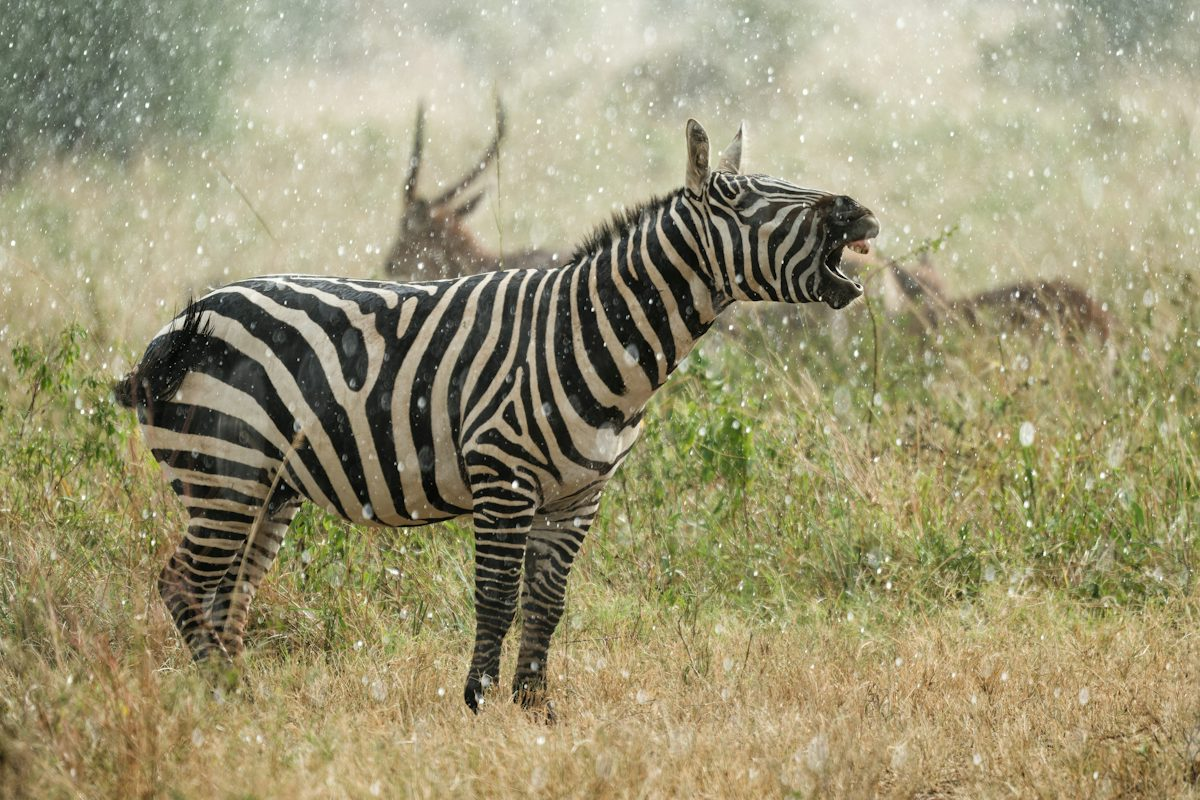
#> input picture Exp1input.jpg, 1200 x 800 px
$ python Exp24.py
#> lines starting #> are read from the running program, lines starting #| are printed output that depends on the picture
import cv2
from tkinter import Tk, filedialog

Tk().withdraw()
file_path1 = filedialog.askopenfilename(
    title="Select First Image",
    filetypes=[("Image Files", "*.jpg *.jpeg *.png *.bmp")]
)
#> the answer given: Exp1input.jpg
if not file_path1:
    print("No first image selected!")
    exit()

file_path2 = filedialog.askopenfilename(
    title="Select Second Image",
    filetypes=[("Image Files", "*.jpg *.jpeg *.png *.bmp")]
)
#> the answer given: Exp2input.jpg
if not file_path2:
    print("No second image selected!")
    exit()

img1 = cv2.imread(file_path1)
#> img1 is the input picture: shape (800, 1200, 3); mean B, G, R 115.6, 149.6, 155.9
img2 = cv2.imread(file_path2)
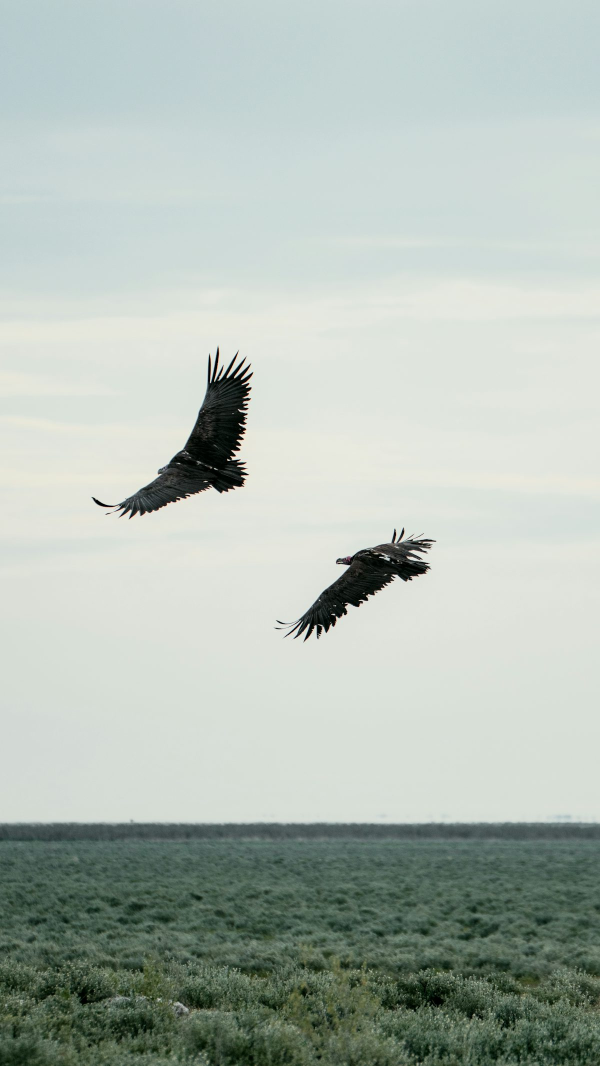
#> input picture Exp2input.jpg, 1200 x 2132 px (shown at 1/2 size)
#> img2 is the input picture: shape (2132, 1200, 3); mean B, G, R 180.3, 188, 177.5
if img1 is None or img2 is None:
    print("Error: Unable to load images!")
    exit()

if img1.shape != img2.shape:
    img2 = cv2.resize(img2, (img1.shape[1], img1.shape[0]))
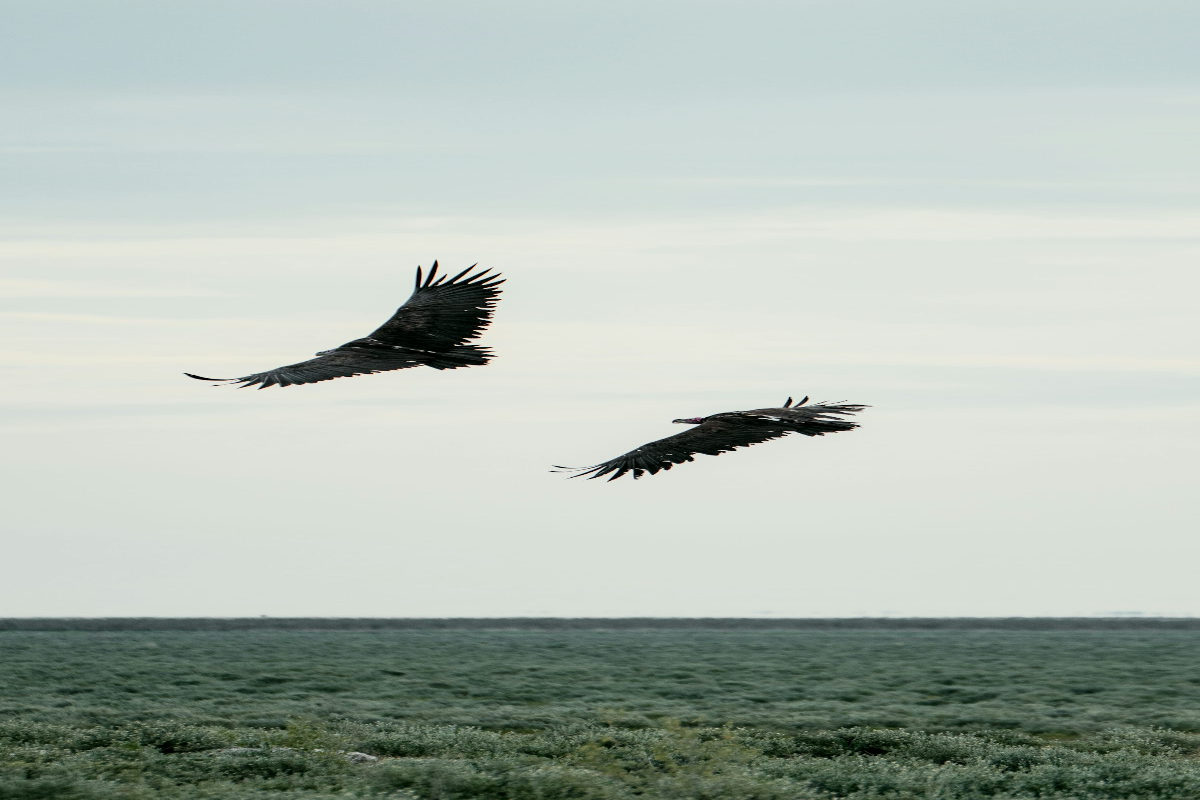
#> img2: shape (800, 1200, 3); mean B, G, R 180.2, 188, 177.5

subtracted = cv2.absdiff(img1, img2)
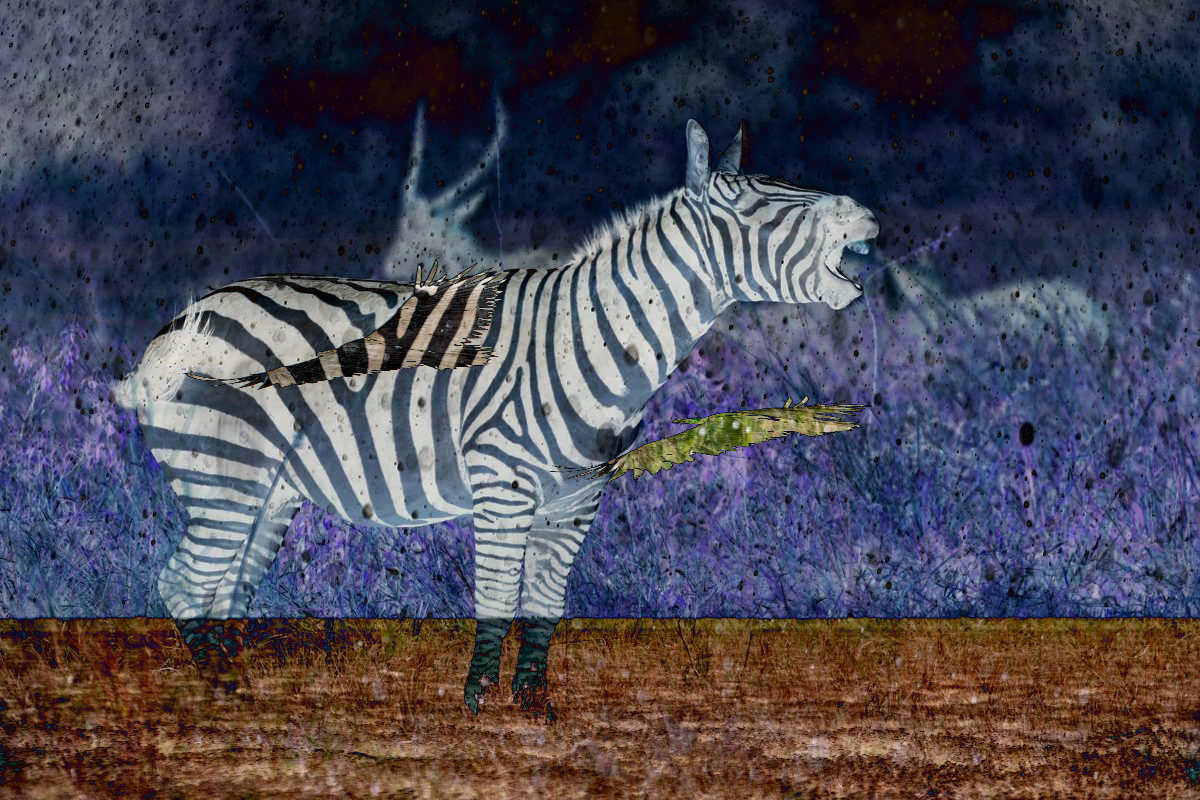
#> subtracted: shape (800, 1200, 3); mean B, G, R 83.7, 70.6, 72.9

cv2.imshow("Image 1", img1)
cv2.imshow("Image 2", img2)
cv2.imshow("Image Subtraction", subtracted)
cv2.waitKey(0)
cv2.destroyAllWindows()
